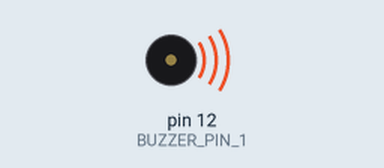
Simulated run of this sketch. Board: Arduino Uno, built with avr-gcc and run on an emulated ATmega328P. On the bench: buzzer (waves = sounding).

Above: at 0.1 s.
At 29.7 s:
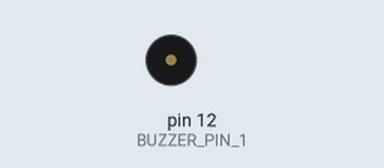
Timing chart, 0 to 31.2 s (numbered marks = the images above):
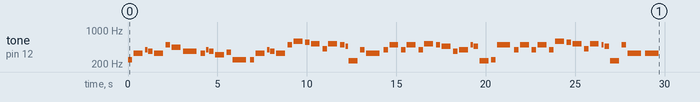

The sketch:

HarryPotter.ino
```cpp
#include "pitches.h"
#define BUZZER_PIN_1 12
int eighth = 125; // 8
int quarter = 250; // 4
int half = 500; // 2
int whole = 750; // 1
int durations[] = {
  quarter, half, eighth, quarter, half, quarter, half, whole, quarter, eighth, quarter, half, quarter, whole,
  quarter, half, eighth, quarter, half, quarter, half, quarter, half, quarter, half, quarter, eighth, half, quarter, whole,
  quarter, half, quarter, half, quarter, half, quarter, half, quarter, half, eighth, quarter, half, quarter, whole,
  quarter, half, quarter, half, quarter, half, quarter, half, quarter, half, eighth, quarter, half, quarter, whole, whole
};
int melody[] = {
  NOTE_B3, NOTE_E4, NOTE_G4, NOTE_FS4, NOTE_E4, NOTE_B4, NOTE_A4, NOTE_FS4, NOTE_E4, NOTE_G4, NOTE_FS4, NOTE_DS4, NOTE_F4, NOTE_B3,
  NOTE_B3, NOTE_E4, NOTE_G4, NOTE_FS4, NOTE_E4, NOTE_B4, NOTE_D5, NOTE_CS5, NOTE_C5, NOTE_GS4, NOTE_C5, NOTE_B4, NOTE_AS4, NOTE_AS3, NOTE_G4, NOTE_E4,
  NOTE_G4, NOTE_B4, NOTE_G4, NOTE_B4, NOTE_G4, NOTE_C5, NOTE_B4, NOTE_AS4, NOTE_FS4, NOTE_G4, NOTE_B4, NOTE_AS4, NOTE_AS3, NOTE_B3, NOTE_B4,
  NOTE_G4, NOTE_B4, NOTE_G4, NOTE_B4, NOTE_G4, NOTE_D5, NOTE_CS5, NOTE_C5, NOTE_GS4, NOTE_C5, NOTE_B4, NOTE_AS4, NOTE_AS3, NOTE_B4, NOTE_E4, NOTE_E4
};

void setup() { // setup all the outputs to pinMode
  pinMode(BUZZER_PIN_1, OUTPUT);
  int size = sizeof(durations) / sizeof(int);
  for (int note = 0; note < size; note++) {
    tone(BUZZER_PIN_1, melody[note], durations[note]);
    int pauseBetweenNotes = durations[note] * 1.30;
    delay(pauseBetweenNotes);
    noTone(BUZZER_PIN_1);
  }
}

void loop() {
}
```
